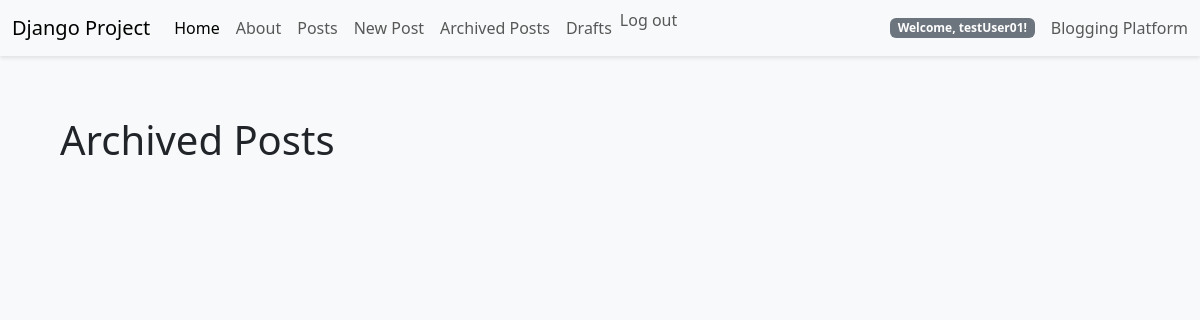
The app's page /posts/archived/ (signed in), older data.
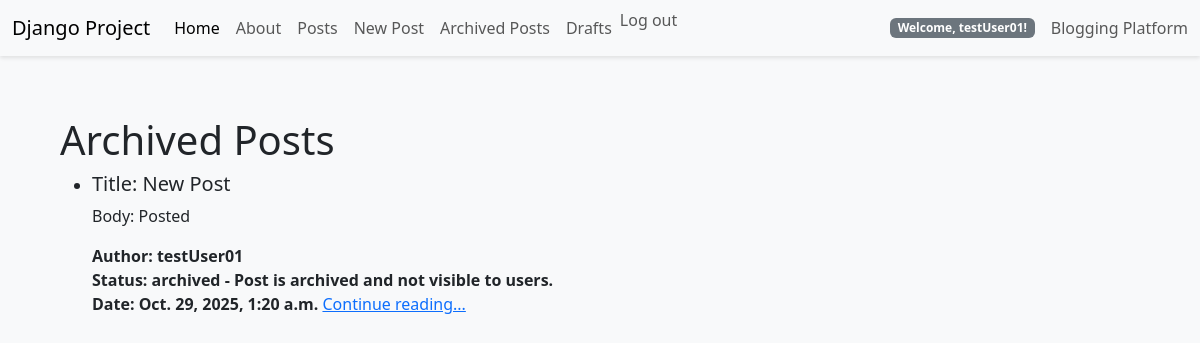
The same page, newer data.
### posts/models.py (models this page shows, shortened)
class Post(models.Model):
    title = models.CharField(max_length=128)
    subtitle = models.CharField(max_length=256)
    body = models.TextField()
    created_on = models.DateTimeField(auto_now_add=True)
    author = models.ForeignKey(get_user_model(), on_delete=models.CASCADE)
    status = models.ForeignKey(Status, on_delete=models.CASCADE)

class Status(models.Model):
    name = models.CharField(max_length=128, unique=True)
    description = models.CharField(max_length=256, help_text='Write a description for the status')
    def __str__(self):
        return f'{self.name} - {self.description}'

### posts/views.py (the view, shortened to what this page needs)
# urls.py: path('archived/', ArchivedPostListView.as_view(), name='post_archived'),
class ArchivedPostListView(LoginRequiredMixin, ListView):
    template_name = 'posts/archived.html'
    archived_status_status = Status.objects.get(name='archived') # Get the 'draft' status object
    context_object_name = 'archived_posts'
    archived_status = Status.objects.get(name='archived') # Get the 'archived' status object
    queryset = Post.objects.all().filter(status=archived_status_status).order_by("created_on").reverse()   # Filter posts with 'archived' status and order by creation date descending

### templates/posts/archived.html (shortened to what this page needs)
{% extends 'base.html' %}
{% block content %}
<h1>Archived Posts</h1>
<ul>
    {% for post in archived_posts %}
    <li>
        <div>
            <h5>Title: {{ post.title }}</h5>
            <p>Body: {{ post.body|truncatechars:10 }}</p>
            <span><strong>Author: {{ post.author }}</strong></span>
            <br>
            <span><strong>Status: {{ post.status }}</strong></span>
            <br>
            <span><strong>Date: {{ post.created_on }}</strong></span>
            <a href="{% url 'post_detail' post.id %}">Continue reading...</a>
        </div>
    </li>
    {% endfor %}
</ul>
{% endblock content %}

Row changes from the older to the newer data that the page shows:
added Post: title "New Post", body "Posted", author "testUser01", status "archived - Post is archived and not visible to users.", created_on "Oct. 29, 2025, 1:20 a.m."
